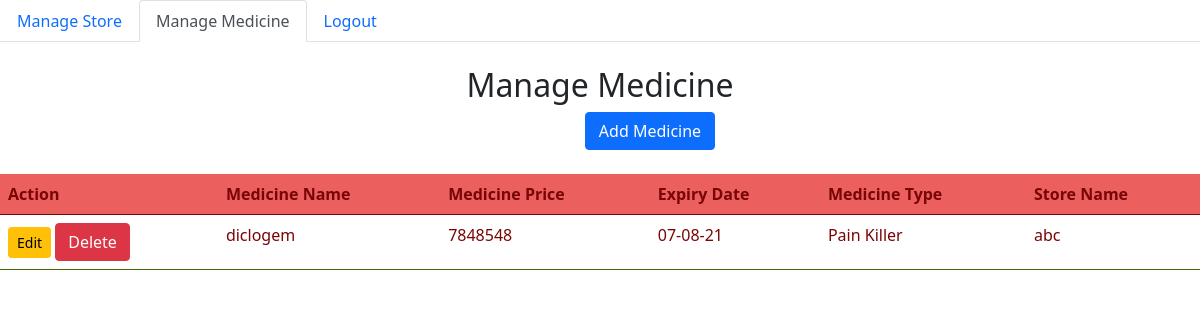
The page /manage_medicine/ on the database its author committed.
### app/models.py (models this page shows)
class MedicineDetails(models.Model):
    medicine_name = models.CharField(max_length=60)
    medicine_details = models.CharField(max_length=100)
    medicine_price = models.IntegerField()
    medicine_quantity = models.IntegerField()
    medicine_expiry_date = models.DateField()
    store = models.ForeignKey(MedicalStore, on_delete=models.CASCADE)
    medicine_type = models.ForeignKey(MedicineType, on_delete=models.CASCADE)

class MedicineType(models.Model):
    medicine_type_name = models.CharField(max_length=60)
    description = models.CharField(max_length=100)
    def __str__(self):
        return self.medicine_type_name

class MedicalStore(models.Model):
    store_name = models.CharField(max_length=50)
    username = models.CharField(max_length=20)
    password = models.CharField(max_length=50)
    store_email_id = models.EmailField(max_length=30)
    mobile_number = models.IntegerField(blank=True, null=True)
    address_1 = models.CharField(max_length=100)
    address_2 = models.CharField(max_length=100)
    store_licence = models.CharField(max_length=30)
    store_type = models.ForeignKey(StoreType, on_delete=models.CASCADE)
    store_registration_no = models.CharField(max_length=100)
    def __str__(self):
        return self.store_name

### app/views.py (the view)
# urls.py: path('manage_medicine/', views.manage_medicine, name='manage_medicine'),
def manage_medicine(request):
    medicine_list = MedicineDetails.objects.all()
    return render(request, 'manage_medicine.html', {'medicine_list':medicine_list})

### app/templates/manage_medicine.html (shortened to what this page needs)
<!doctype html>
<html lang="en">
  <head>
    <link href="https://cdn.jsdelivr.net/npm/bootstrap@5.0.2/dist/css/bootstrap.min.css" rel="stylesheet">
  </head>
  <body>
    <ul class="nav nav-tabs">
        <li class="nav-item">
          <a class="nav-link" aria-current="page" href="{% url 'manage_store' %}">Manage Store</a>
        </li>
        <li class="nav-item">
          <a class="nav-link active" aria-current="page" href="">Manage Medicine</a>
        </li>
        <li class="nav-item">
          <a class="nav-link" href="{% url 'logout' %}">Logout</a>
        </li>
    </ul>
    <br>
      <center><h2>Manage Medicine</h2></center>
      <a class="container btn btn-primary" style="margin-left:585px; color:white; width: 130px;" href="{% url 'add_medicine' %}">Add Medicine</span></a><br><br>
      <table class="table table-hover" style="color: rgb(121, 5, 5); border: rgb(70, 102, 5);">
        <thead>
        <tr style="background-color: rgb(235, 95, 95);">
            <th>Action</th>
            <th>Medicine Name</th>
            <th>Medicine Price</th>
            <th>Expiry Date</th>
            <th>Medicine Type</th>
            <th>Store Name</th>
        </tr>
        </thead>
        <tbody>
        {% for var in medicine_list %}
        <tr>
            <td>
              <a href="{% url 'editmedicine' var.id %}" class="btn btn-warning btn-sm">Edit</a>
              <form action="{% url 'deletemedicine' var.id %}" method="post" class="d-inline">
                <input type="submit" class="btn btn-danger" value="Delete">
              </form>
            </td>
            <td>{{var.medicine_name}}</td>
            <td>{{var.medicine_price}}</td>
            <td>{{var.medicine_expiry_date|date:"d-m-y"}}</td>
            <td>{{var.medicine_type}}</td>
            <td>{{var.store}}</td>
        </tr>
        {% endfor %}
        </tbody>
    </table>
  </body>
</html>

### rows shown on the page
MedicineDetails: medicine_name "diclogem", medicine_price "7848548", medicine_expiry_date "07-08-21", medicine_type "Pain Killer", store "abc"
